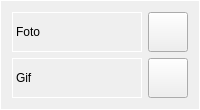
          <widget class="QFrame" name="record_frame">
           <property name="minimumSize">
            <size>
             <width>0</width>
             <height>100</height>
            </size>
           </property>
           <property name="styleSheet">
            <string notr="true">QFrame {	
border: 1px solid rgb(255, 255, 255);
}</string>
           </property>
           <property name="frameShape">
            <enum>QFrame::StyledPanel</enum>
           </property>
           <property name="frameShadow">
            <enum>QFrame::Raised</enum>
           </property>
           <layout class="QVBoxLayout" name="verticalLayout_24">
            <item>
             <layout class="QHBoxLayout" name="horizontalLayout_19">
              <item>
               <widget class="QLabel" name="foto_label">
                <property name="text">
                 <string>Foto</string>
                </property>
               </widget>
              </item>
              <item>
               <widget class="QPushButton" name="foto">
                <property name="sizePolicy">
                 <sizepolicy hsizetype="Fixed" vsizetype="Fixed">
                  <horstretch>0</horstretch>
                  <verstretch>0</verstretch>
                 </sizepolicy>
                </property>
                <property name="minimumSize">
                 <size>
                  <width>40</width>
                  <height>40</height>
                 </size>
                </property>
                <property name="maximumSize">
                 <size>
                  <width>40</width>
                  <height>40</height>
                 </size>
                </property>
                <property name="text">
                 <string/>
                </property>
               </widget>
              </item>
             </layout>
            </item>
            <item>
             <layout class="QHBoxLayout" name="horizontalLayout_20">
              <item>
               <widget class="QLabel" name="gif_label">
                <property name="text">
                 <string>Gif</string>
                </property>
               </widget>
              </item>
              <item>
               <widget class="QPushButton" name="gif">
                <property name="sizePolicy">
                 <sizepolicy hsizetype="Fixed" vsizetype="Fixed">
                  <horstretch>100</horstretch>
                  <verstretch>50</verstretch>
                 </sizepolicy>
                </property>
                <property name="minimumSize">
                 <size>
                  <width>40</width>
                  <height>40</height>
                 </size>
                </property>
                <property name="maximumSize">
                 <size>
                  <width>40</width>
                  <height>40</height>
                 </size>
                </property>
                <property name="font">
                 <font>
                  <pointsize>40</pointsize>
                 </font>
                </property>
                <property name="text">
                 <string/>
                </property>
               </widget>
              </item>
             </layout>
            </item>
           </layout>
          </widget>
